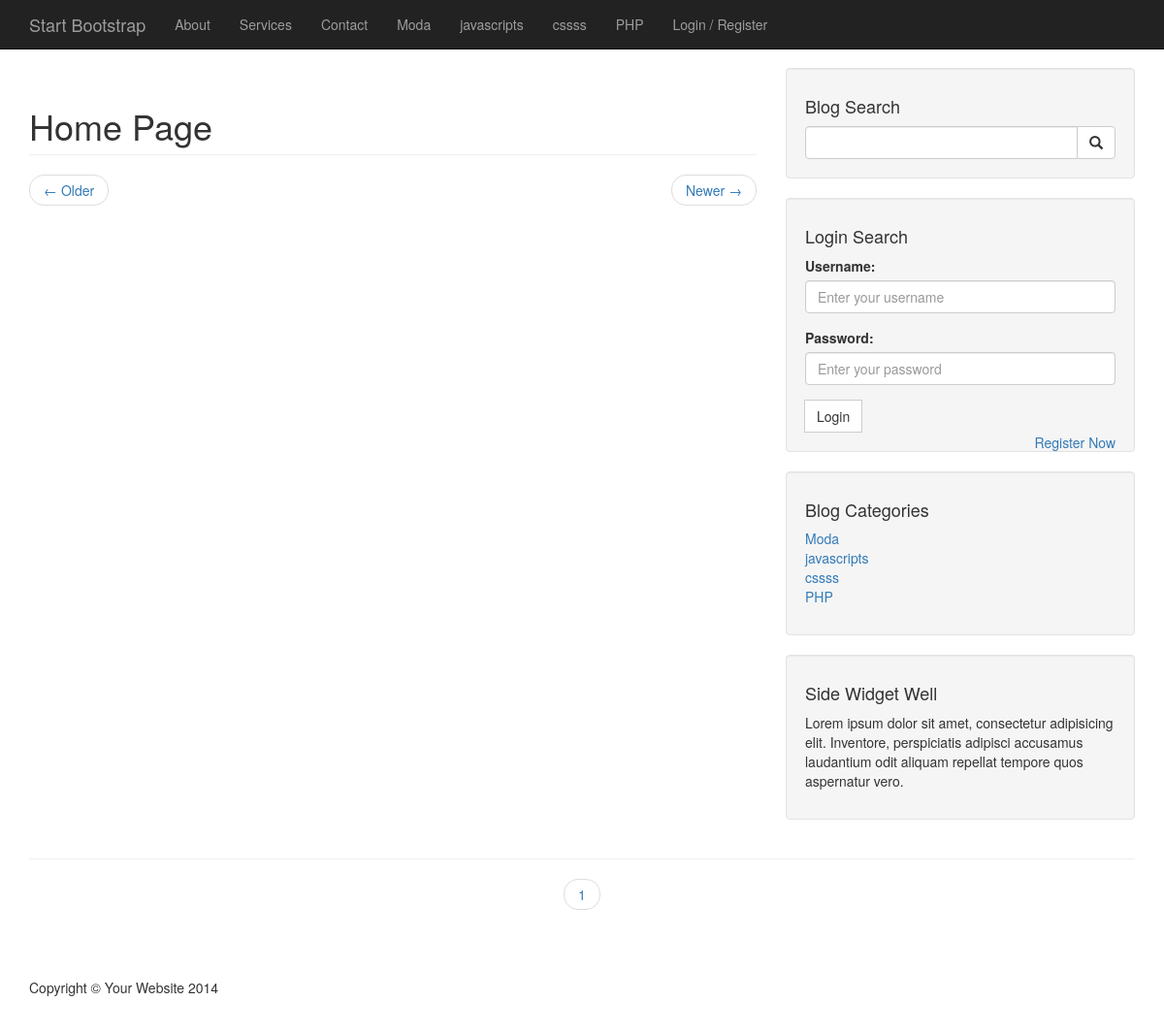
Before: / with the older database file.
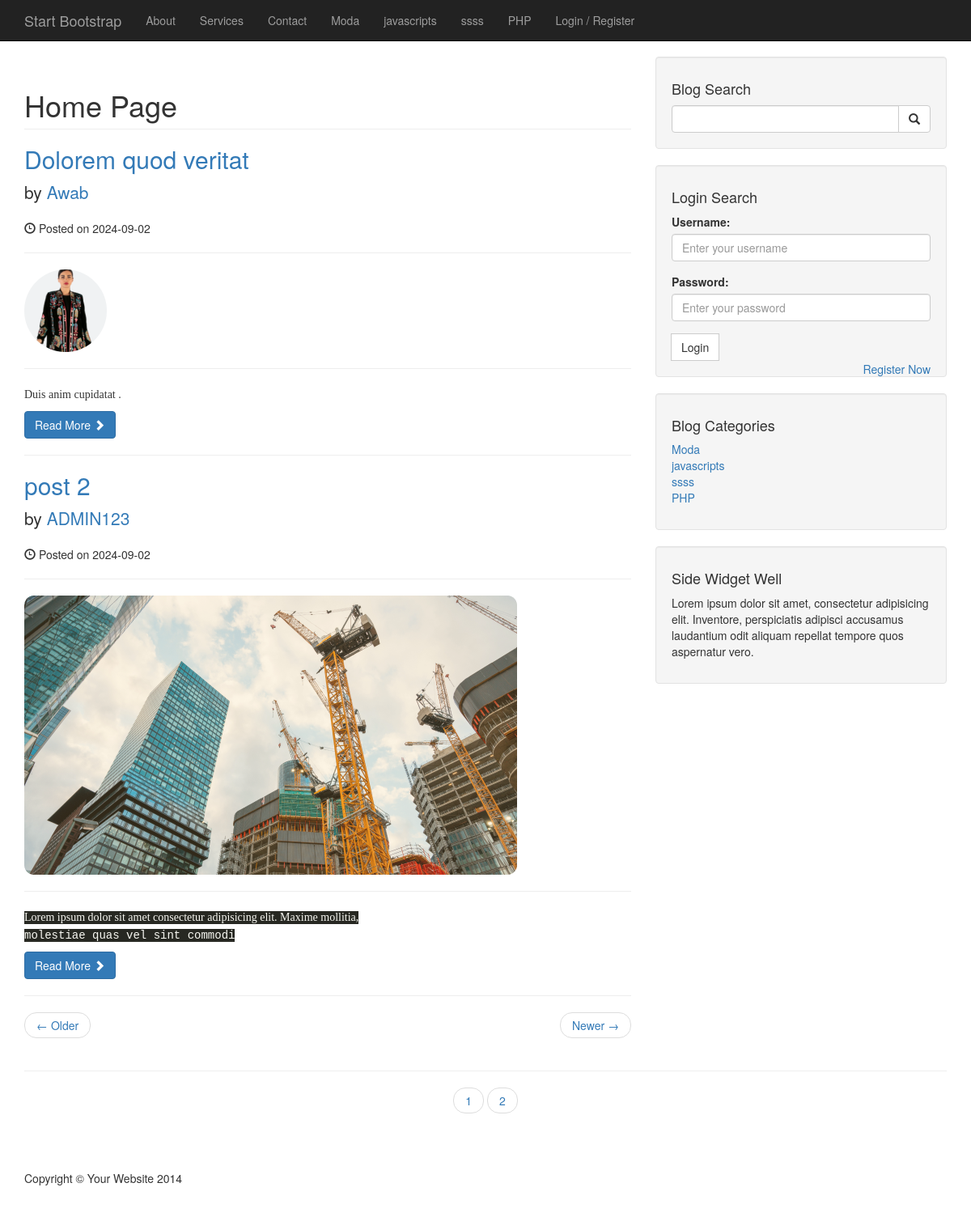
After: the same page with the newer database file.
### tables this page shows
CREATE TABLE `category` (
  `cat_id` int(11) NOT NULL,
  `cat_title` varchar(255) NOT NULL
);

CREATE TABLE `posts` (
  `post_id` int(3) NOT NULL,
  `post_cat_id` int(3) NOT NULL,
  `post_title` varchar(225) NOT NULL,
  `post_author` varchar(225) NOT NULL,
  `post_user` varchar(225) NOT NULL,
  `post_date` date NOT NULL,
  `post_image` text NOT NULL,
  `post_content` text NOT NULL,
  `post_tags` varchar(225) NOT NULL,
  `post_comment_count` int(11) NOT NULL,
  `post_status` varchar(225) NOT NULL DEFAULT 'draft',
  `post_views_count` int(11) NOT NULL
);

### includes/db.php (called while the page is built, shortened)
<?php
$connection =   mysqli_connect( DB_HOST , DB_USER , DB_PASSWORD , DB_NAME ); ;
$query = "SELECT * FROM category ";
$select_all_categories = mysqli_query($connection , $query);
$query = "SELECT * FROM category ";
$select_all_categories_sidbar = mysqli_query($connection , $query);
?>

### includes/template-parts/card-home.php (the view, shortened to what this page needs)
<h2>
    <a href="<?php echo 'post.php?post_id=' . $all_posts['post_id'] ; ?>"> <?=   $all_posts['post_title'] ?></a>
</h2>
<p class="lead">
    by <a
        href="author.php?post_author=<?= urlencode($all_posts['post_author']) ?>&post_id=<?= urlencode($all_posts['post_id']) ?>">
        <?= htmlspecialchars($all_posts['post_author']) ?>
    </a>
</p>
<p><span class="glyphicon glyphicon-time"></span> Posted on <?=  $all_posts['post_date'] ?></p>
<hr>
<div class="image-wrap">
    <a href="<?php echo 'post.php?post_id=' . $all_posts['post_id'] ; ?>">
        <img class="img-responsive" src="images/<?= $all_posts['post_image'] ?>" alt="">
    </a>
</div>
<hr>
<p>
    <?=  $all_posts['post_content'] ?>
</p>
<a class="btn btn-primary" href="<?php echo 'post.php?post_id=' . $all_posts['post_id'] ; ?>">Read More <span
        class="glyphicon glyphicon-chevron-right"></span></a>
<hr>

### includes/header.php (shortened to what this page needs)
<?php
include 'includes/db.php';
include 'includes/functions.php';
?>
<!DOCTYPE html>
<html lang="en">
<head>
    <link href="css/bootstrap.min.css" rel="stylesheet">
    <link href="css/blog-home.css" rel="stylesheet">
</head>
<body>
    <nav class="navbar navbar-inverse navbar-fixed-top" role="navigation">
        <div class="container">
            <div class="navbar-header">
                <a class="navbar-brand" href="index.php">Start Bootstrap</a>
            </div>
            <div class="collapse navbar-collapse" id="bs-example-navbar-collapse-1">
                <ul class="nav navbar-nav">
                    <li>
                        <a href="#">About</a>
                    </li>
                    <li>
                        <a href="#">Services</a>
                    </li>
                    <li>
                        <a href="#">Contact</a>
                    </li>
                    <?php   while($all_categories = mysqli_fetch_assoc($select_all_categories)): ?>
                    <li><a href="#"><?php echo $all_categories['cat_title']; ?></a></li>
                    <?php endwhile ; ?>
                    <li>
                        <a href="
                        <?php
                          if(isset($_SESSION['user_role'])) {
                            if($_SESSION['user_role'] == 'Admin' || $_SESSION['user_role'] == 'Subscriber' || $_SESSION['user_role'] == 'contributor') { ?>
                               login.php
                                <?php } } else{ ?>
                                 register.php
                           <?php     }
                       ?>
                        ">Login / Register</a>
                    </li>
                </ul>
            </div>
        </div>
    </nav>

### index.php (shortened to what this page needs)
<?php
include('includes/header.php') ;
?>
<div class="container">
    <div class="row">
        <div class="col-md-8">
            <h1 class="page-header">
                Home Page
            </h1>
            <?php
            $per_page = 2;
            if(isset($_GET['page'])){
                $page = $_GET['page'];
            }else{
                $page = "";
            }
            if($page == "" || $page == 1){
                $page_1 = 0;
            }else{
                $page_1 = ($page * $per_page) - $per_page;
            }
            ?>
            <?php
         $POST_query_count = "SELECT * FROM posts ";
         $find_count = mysqli_query($connection , $POST_query_count);
         $count = mysqli_num_rows($find_count);
         $count = ceil($count / 2);
             $query = "SELECT * FROM posts WHERE post_status = 'published' LIMIT $page_1 , $per_page";
             $select_all_posts = mysqli_query($connection , $query);
            ?>
            <?php   while($all_posts = mysqli_fetch_assoc($select_all_posts)): ?>
            <?php include 'includes/template-parts/card-home.php'  ?>
            <?php   endwhile; ?>
            <ul class="pager">
                <li class="previous">
                    <a href="#">&larr; Older</a>
                </li>
                <li class="next">
                    <a href="#">Newer &rarr;</a>
                </li>
            </ul>
        </div>
        <?php include('includes/sidebar.php') ; ?>
    </div>
    <hr>
    <ul class="pager">
        <?php
        for($i = 1; $i <= $count; $i++){
             echo '<li> <a class="page-link '. ($i == $page ? 'active' : '') . '" href="index.php?page=' . $i . '"> ' . $i . ' </a></li>' ;
        }
        ?>
    </ul>
</div>
<?php include 'includes/footer.php'; ?>

### includes/sidebar.php (shortened to what this page needs)
<div class="col-md-4">
    <div class="well">
        <h4>Blog Search</h4>
       <?php include 'template-parts/search.php'; ?>
    </div>
     <div class="well">
        <h4>Login Search</h4>
       <?php include 'template-parts/login.php'; ?>
    </div>
    <?php include('categories.php'); ?>
    <div class="well">
        <h4>Side Widget Well</h4>
        <p>Lorem ipsum dolor sit amet, consectetur adipisicing elit. Inventore, perspiciatis adipisci accusamus
            laudantium odit aliquam repellat tempore quos aspernatur vero.</p>
    </div>
</div>

### includes/template-parts/search.php (shortened to what this page needs)
<form action="search.php" method="post">
    <div class="input-group">
        <input name="search" type="text" class="form-control">
        <span class="input-group-btn">
            <button name="submit" class="btn btn-default" type="submit">
                <span class="glyphicon glyphicon-search"></span>
            </button>
        </span>
    </div>
</form>

### includes/template-parts/login.php (shortened to what this page needs)
<form action="includes/login.php" method="post">
    <div class="form-group">
        <label for="user_name">Username:</label>
        <input name="user_name" type="text" class="form-control" id="user_name" placeholder="Enter your username"
            required>
    </div>
    <div class="form-group">
        <label for="user_password">Password:</label>
        <input name="user_password" type="password" class="form-control" id="user_password"
            placeholder="Enter your password" required>
    </div>
    <div class="input-group">
        <span class="input-group-btn">
            <button name="login" class="btn btn-default" type="submit">
                <span>Login</span>
            </button>
        </span>
    </div>
    <span class="pull-right"><a href="<?php echo BASE_URL ;  ?>/register.php"> Register Now</a></span>
</form>

### includes/categories.php (shortened to what this page needs)
<div class="well">
    <h4>Blog Categories</h4>
    <div class="row">
        <div class="col-lg-6">
            <ul class="list-unstyled">
                <?php   while($all_categories_side = mysqli_fetch_assoc($select_all_categories_sidbar)): ?>
                <li><a href="#"><?php echo $all_categories_side['cat_title']; ?></a></li>
                <?php endwhile ; ?>
            </ul>
        </div>
    </div>
</div>

### includes/footer.php (shortened to what this page needs)
<footer>
    <div class="container">
        <div class="row">
            <div class="col-lg-12">
                <p>Copyright &copy; Your Website 2014</p>
            </div>
        </div>
    </div>
</footer>
</body>
</html>

### css/blog-home.css (style rules this page uses)
body { padding-top: 70px; }
footer { margin: 50px 0; }

Changed rows visible on the page:
changed category: cat_title "cssss" → "ssss"
added posts: post_title "Dolorem quod veritat", post_author "Awab", post_date "2024-09-02", post_image (picture), post_content "Duis anim cupidatat ."
added posts: post_title "post 2", post_author "ADMIN123", post_date "2024-09-02", post_image (picture), post_content "Lorem ipsum dolor sit amet consectetur adipisicing elit. Maxime mollitia, molestiae quas vel sint commodi"
Other visible differences:
new list line: "2"
